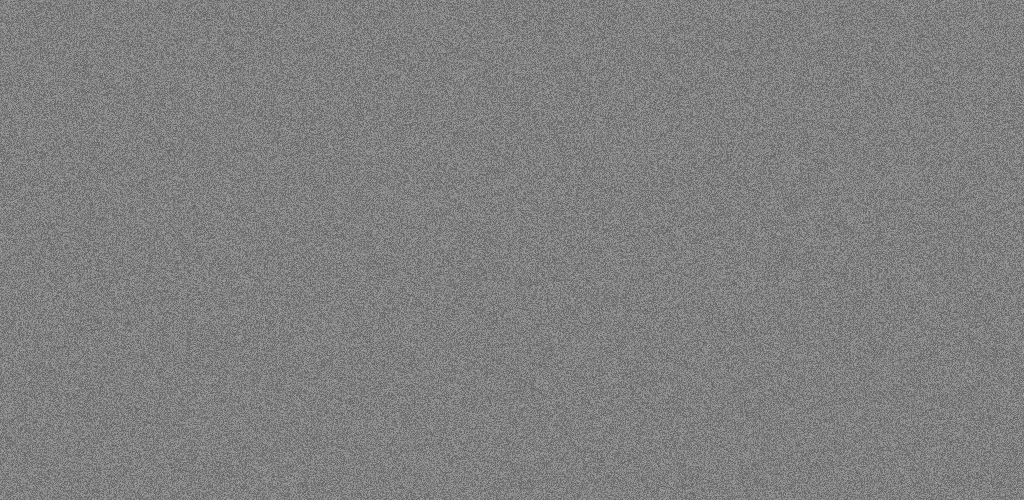
#> input picture .agents/skills/game-aso-orchestrator/templates/feature_1024x500.png, 1024 x 500 px
$ python resize_image.py --image ../templates/feature_1024x500.png --width 100 --height 100 --out out.png
#> lines starting #> are read from the running program, lines starting #| are printed output that depends on the picture
import argparse
from PIL import Image
import os

def resize_and_crop(image_path, target_width, target_height, output_path):
#> called with image_path = '../templates/feature_1024x500.png', target_width = 100, target_height = 100, output_path = 'out.png'
    try:
        img = Image.open(image_path).convert("RGBA")
        img_w, img_h = img.size
#> img_w = 1024; img_h = 500

        target_ratio = target_width / target_height
        img_ratio = img_w / img_h
#> img_ratio = 2.05

        if target_ratio > img_ratio:
            # Target is wider than original. Resize to match width, then crop height
            new_w = target_width
            new_h = int(target_width / img_ratio)
            img = img.resize((new_w, new_h), Image.Resampling.LANCZOS)

            # Crop height (center crop)
            top = (new_h - target_height) // 2
            bottom = top + target_height
            img = img.crop((0, top, target_width, bottom))
        else:
            # Target is taller than original. Resize to match height, then crop width
            new_h = target_height
            new_w = int(target_height * img_ratio)
#> new_w = 204
            img = img.resize((new_w, new_h), Image.Resampling.LANCZOS)
#> img: PIL image 204x100 RGBA

            # Crop width (center crop)
            left = (new_w - target_width) // 2
#> left = 52
            right = left + target_width
#> right = 152
            img = img.crop((left, 0, right, target_height))
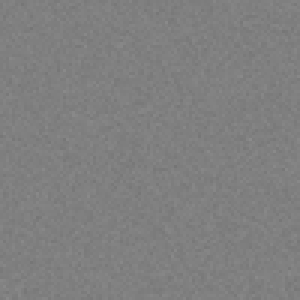
#> img: PIL image 100x100 RGBA (shown 3 times larger); mean R, G, B, A 127.5, 127.5, 127.5, 255

        final_img = img.convert("RGB")
        final_img.save(output_path)
        print(f"Center cropped and resized {image_path} to {target_width}x{target_height} -> {output_path}")

    except Exception as e:
        print(f"Error resizing {image_path}: {e}")

if __name__ == "__main__":
    parser = argparse.ArgumentParser()
    parser.add_argument("--image", required=True)
    parser.add_argument("--width", type=int, required=True)
    parser.add_argument("--height", type=int, required=True)
    parser.add_argument("--out", required=True)

    args = parser.parse_args()
    resize_and_crop(args.image, args.width, args.height, args.out)
